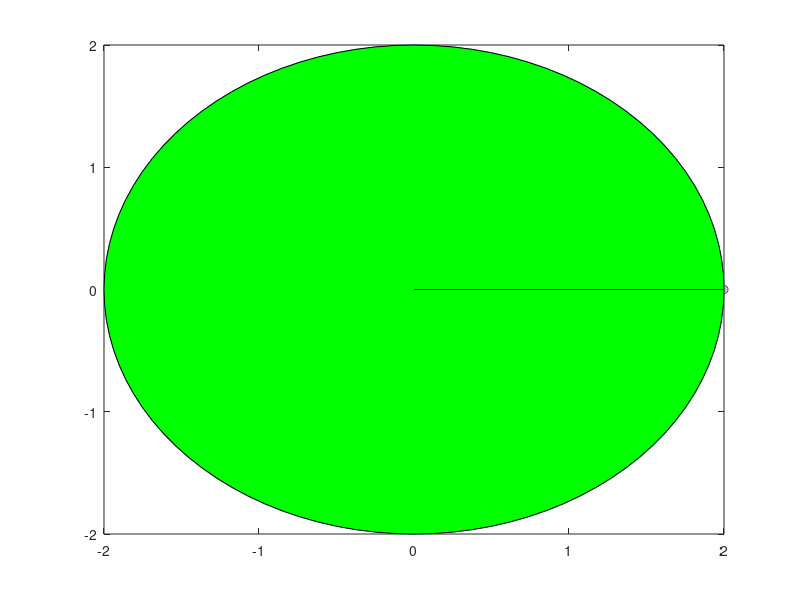

Write MATLAB code to recreate this figure. (Note: this script raises an error after producing the figure.)
% Program for Inverse Kinematics on a 2 DOF Robotic Manipulator

% Input Start 

% Link Lengths
L1 = 1;
L2 = 1;

% Final End Effector Position
Final_x = -1;
Final_y = 0.5;

% Input End

% Desired End Effector Position Beyond Workspace Start

% Maximum Extened Arm Length
Arm_Radius = L1 + L2;

% Arm Length Differnece 
Arm_Diff = abs(L1 - L2);

% End Effector Distance from Origin
D = sqrt((Final_y*Final_y) + (Final_x*Final_x));

% Outer Workspace Boundary
if (D > Arm_Radius)
    Final_x = (Arm_Radius)*(Final_x)/(D);
    Final_y = (Arm_Radius)*(Final_y)/(D);
end

% Inner Workspace Boundary
if(D < Arm_Diff)
    Final_x = (Arm_Diff)*(Final_x)/(D);
    Final_y = (Arm_Diff)*(Final_y)/(D);
end

% Desired End Effector Position Beyond Workspace End

% Plotting the Workspace Start

Theta_Circle = 0:pi/50:2*pi;

% Plotting the Outer Workspace Boundaries
X_outer_WS = (Arm_Radius*cos(Theta_Circle));
Y_outer_WS = (Arm_Radius*sin(Theta_Circle));

% Plotting the Inner Workspace Boundaries
X_inner_WS = (Arm_Diff*cos(Theta_Circle));
Y_inner_WS = (Arm_Diff*sin(Theta_Circle));

% Plotting the Workspace End

% Inverse Kinematics Calculation Start

% End Effector State (R, Theta)
R = sqrt((Final_y*Final_y) + (Final_x*Final_x));
Theta = atan(Final_y/(Final_x + 0.000001));
% 0.000001 is added to avoid Undefined Cartesian Points

% Intermediate Angles
Beta = acos(((L1*L1) + (L2*L2) - (R*R))/(2*L1*L2));
Alpha = acos(((L1*L1) + (R*R) - (L2*L2))/(2*L1*R));

% 2nd Quadrant End Effector Position
if (Final_x < 0)

    Theta = Theta + pi;
    Beta = (-1)*Beta;
    Alpha = (-1)*Alpha;

end

% Final Joint Angles in Radians

% Elbow UP Configuration
Final_Angle_1 = (Theta + Alpha);
Final_Angle_2 = (Beta - pi);

% Elbow DOWN Configuration
% Final_Angle_1 = (Theta - Alpha);
% Final_Angle_2 = pi - Beta;

% Final Joint Angles in Degrees
Final_Angle_1 = Final_Angle_1*(180/pi);
Final_Angle_2 = Final_Angle_2*(180/pi);

% Inverse Kinematics Calculation End

% Angle with the Horizontal (Degrees)
A1 = linspace(0, (Final_Angle_1), 30);
A2 = linspace(0, (Final_Angle_2), 30);

% Forward Kinematics:

% Counter and Loop Initialization
counter = 1;

% Arrays that will stor End Effector Positions
X_Arr = [];
Y_Arr = [];

for i = 1 : length(A1)

    Theta_1 = A1(i);
    Theta_2 = A2(i);
    
    % Coordinates:

    % Initial points of Link 1
    X0 = 0;
    Y0 = 0;

    % Final points of Link 1 
    X1 = L1*cosd(Theta_1);
    Y1 = L1*sind(Theta_1);
    
    % Final points of Link 2
    X2 = X1 + L2*cosd(Theta_1 + Theta_2);
    Y2 = Y1 + L2*sind(Theta_1 + Theta_2);
    
    % Storing End Effector POsitions to Plot Trajectory
    X_Arr(i) = X2;
    Y_Arr(i) = Y2;

    % Storing Initial End Effector Coordinates for Plotting Trajectory
    if (counter == 1)
        
        Eef_X_init = X2;
        Eef_Y_init = Y2;

    end

    % Assigning the Parameters
    txt1 = ['T1 = ', num2str(Theta_1), ' Deg'];
    txt2 = ['T2 = ', num2str(Theta_2), ' Deg'];
    txtend = ['X2 = ', num2str(X2), ', ', 'Y2 = ', num2str(Y2)];

    % Plot
    plot([X0 X1], [Y0 Y1], [X1 X2], [Y1 Y2], 'linewidth', 5)

    hold on

    % Plots Displacement
    plot([Eef_X_init X2], [Eef_Y_init Y2], '-*')
    
    % Plots Trajectory
    plot(X_Arr, Y_Arr, 'o')

    plot(X_inner_WS, Y_inner_WS);
    plot(X_outer_WS, Y_outer_WS);

    % Plots Workspace
    fill([X_inner_WS flip(X_outer_WS)],[Y_inner_WS flip(Y_outer_WS)],'g')

    hold off
    
    % Increases Transparency of Workspace
    alpha(0.1)

    xlabel('X-Axis (m)')
    ylabel('Y-Axis (m)')
    title('Inverse Kinematics on a 2 DOF Robotic Manipulator');
    text(X0, Y0, txt1, 'VerticalAlignment', 'top')
    text(X1, Y1, txt2, 'VerticalAlignment', 'top')
    text(X2, Y2, txtend, 'HorizontalAlignment', 'left', 'VerticalAlignment', 'bottom')
    text(0.5*(X0 + X1), 0.5*(Y0 + Y1), '  Link 1')
    text(0.5*(X1 + X2), 0.5*(Y1 + Y2), '  Link 2')
    text(((-1)*Final_x), 0, 'Workspace')
    grid on

    axis([-3 3 -3 3])

    M(counter) = getframe(gcf);
    counter = counter + 1;
    
end
